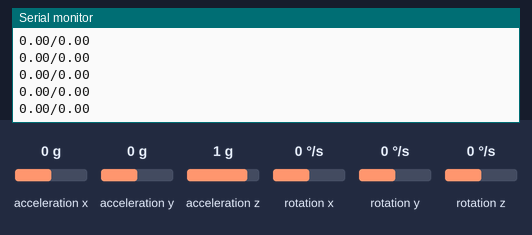
A sketch run on a simulated Arduino Nano, built with avr-gcc and run on an emulated ATmega328P. Shown: the last lines printed to the serial monitor. Wiring (inferred from the names in the program): MPU-6050 motion sensor at I2C address 0x68. Inputs (shaded band) come from the test bench; at power-on: acceleration x 0 g, acceleration z 1 g, rotation y 0 °/s, acceleration y 0 g, rotation x 0 °/s, rotation z 0 °/s.

Above: at 5.4 s.
5.5 s: acceleration x set to -1.4 g
At 6.0 s:
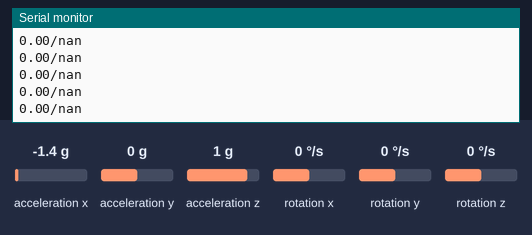
7.4 s: acceleration z set to 0 g
At 8.4 s:
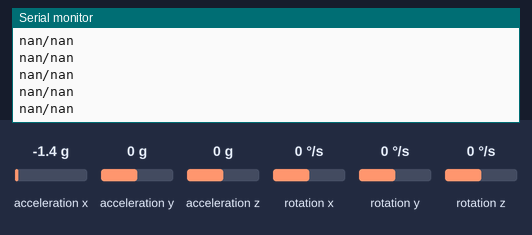
9.3 s: acceleration x set to -0.8 g
At 10.3 s:
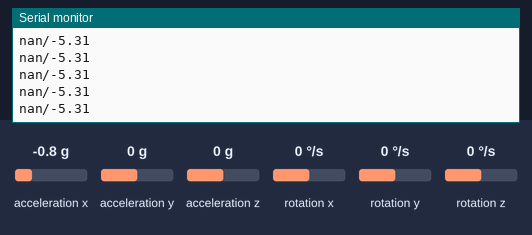
11.2 s: rotation y set to -192 °/s
At 12.0 s:
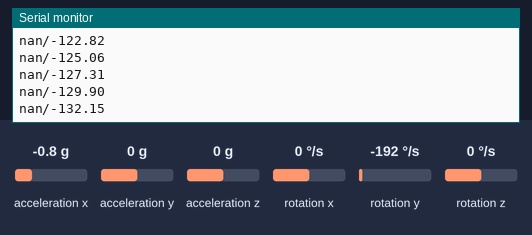
14.2 s: rotation y set to -100 °/s
At 14.9 s:
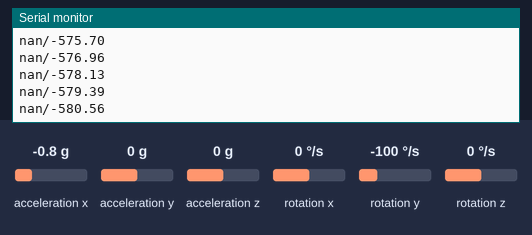
17.2 s: acceleration x set to 1.4 g
At 17.9 s:
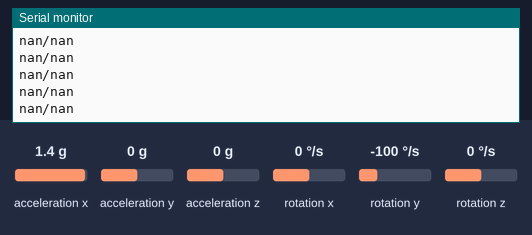
Timing chart, 0 to 20.2 s (numbered marks = the images above; inputs shaded):
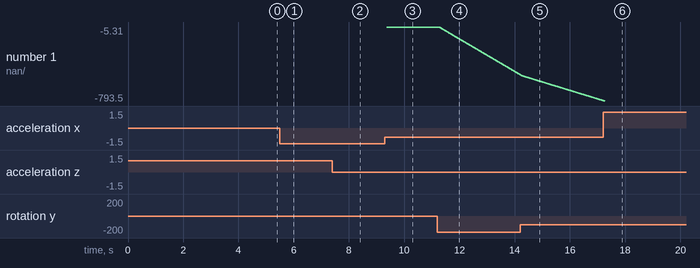

The sketch:

flight-controller.ino
```cpp
#include <Wire.h>
#include "MPU6050.h"

MPU6050 mpu;
float rollAcc, pitchAcc;
float rollGyro, pitchGyro;
float roll, pitch, yaw;

float dt, currentTime, previousTime;

void setup() {
    Serial.begin(9600);
    mpu.begin();
    mpu.calibrate();
    delay(250);
}

void loop() {
    // Start Pose Estimate
    previousTime = currentTime;
    mpu.readSensorData();

    currentTime = millis();
    dt = (currentTime - previousTime)/1000.0;

    pitchGyro = pitchGyro + dt*mpu.getGyroX();
    rollGyro = rollGyro + dt*mpu.getGyroY();

    pitchAcc = atanf(mpu.getAccelY() / mpu.getAccelZ())*RAD_TO_DEG;
    rollAcc = asinf(mpu.getAccelX())*RAD_TO_DEG;

    pitch = 0.90*pitchGyro + 0.10*pitchAcc;
    roll = 0.90*rollGyro + 0.10*rollAcc;
    Serial.print(pitch);Serial.print("/");Serial.println(roll);
    // End Pose Estimate

    // Start Compute Controll
    // Pitch, Roll, Yaw, Thrust control
    // End Compute Controll

    // Start Motor Mixing
    // End Motor Mixing

    // Start Change Motorspeed
    // End Change Motorspeed
}
```

MPU6050.cpp
```cpp
// MPU6050.cpp
#include "MPU6050.h"

#define MPU6050_ADDR 0x68

MPU6050::MPU6050() : accelXOffset(0), accelYOffset(0), accelZOffset(0),gyroXOffset(0), gyroYOffset(0), gyroZOffset(0) {}

void MPU6050::begin() {
    Wire.begin();
    // DLPF
    Wire.beginTransmission(MPU6050_ADDR);
    Wire.write(0x1A);
    Wire.write(0x5);
    Wire.endTransmission();

    Wire.beginTransmission(MPU6050_ADDR);
    Wire.write(0x1B);
    Wire.write(0x8);
    Wire.endTransmission();

    Wire.beginTransmission(MPU6050_ADDR);
    Wire.write(0x6B);
    Wire.write(0);
    Wire.endTransmission();
}

void MPU6050::readSensorData() {
    Wire.beginTransmission(MPU6050_ADDR);
    Wire.write(0x3B);
    Wire.endTransmission(false);
    Wire.requestFrom(MPU6050_ADDR, 14, true);

    accelX = (Wire.read() << 8 | Wire.read())/16384.0 - accelXOffset;
    accelY = (Wire.read() << 8 | Wire.read())/16384.0 - accelYOffset;
    accelZ = (Wire.read() << 8 | Wire.read())/16384.0 - accelZOffset;
    temp = Wire.read() << 8 | Wire.read();
    gyroX = (Wire.read() << 8 | Wire.read())/65.5 - gyroXOffset;
    gyroY = (Wire.read() << 8 | Wire.read())/65.5 - gyroYOffset;
    gyroZ = (Wire.read() << 8 | Wire.read())/65.5 - gyroZOffset;
}

void MPU6050::calibrate() {
    float sumAccelX = 0.0, sumAccelY = 0.0, sumAccelZ = 0.0;
    float sumGyroX = 0.0, sumGyroY = 0.0, sumGyroZ = 0.0;
    const int numReadings = 2000;

    // Take multiple readings for calibration
    for (int i = 0; i < numReadings; i++) {
        readSensorData(); // Read the current sensor data
        sumAccelX += accelX;
        sumAccelY += accelY;
        sumAccelZ += accelZ;
        sumGyroX += gyroX;
        sumGyroY += gyroY;
        sumGyroZ += gyroZ;
    }

    // Calculate average offsets
    accelXOffset = sumAccelX / numReadings;
    accelYOffset = sumAccelY / numReadings;
    accelZOffset = sumAccelZ / numReadings - 1; //Account for 1g
    gyroXOffset = sumGyroX / numReadings;
    gyroYOffset = sumGyroY / numReadings;
    gyroZOffset = sumGyroZ / numReadings ;
}

float MPU6050::getAccelX() { return accelX; }
float MPU6050::getAccelY() { return accelY; }
float MPU6050::getAccelZ() { return accelZ; }
float MPU6050::getGyroX() { return gyroX; }
float MPU6050::getGyroY() { return gyroY; }
float MPU6050::getGyroZ() { return gyroZ; }
```

MPU6050.h
```cpp
// MPU6050.h
#ifndef MPU6050_H
#define MPU6050_H

#include <Wire.h>

class MPU6050 {
public:
    MPU6050();
    void begin();
    void readSensorData();
    void calibrate();  // Declare the new calibrate method

    float getAccelX();
    float getAccelY();
    float getAccelZ();
    float getGyroX();
    float getGyroY();
    float getGyroZ();

private:
    float accelX, accelY, accelZ;
    float temp;
    float gyroX, gyroY, gyroZ;

    float accelXOffset, accelYOffset, accelZOffset;
    float gyroXOffset, gyroYOffset, gyroZOffset;
};

#endif // MPU6050_H
```

Measured:
- after the input at 5.5 s, the serial monitor: prints a new line after 0.07 s (image 1)
- after the input at 7.4 s, the serial monitor: prints a new line after 0.07 s (image 2)
- after the input at 9.3 s, the serial monitor: prints a new line after 0.07 s (image 3)
- after the input at 11.2 s, the serial monitor: prints a new line after 0.07 s (image 4)
- plotted number 1: -5.31 → -513 after the input at 11.2 s
